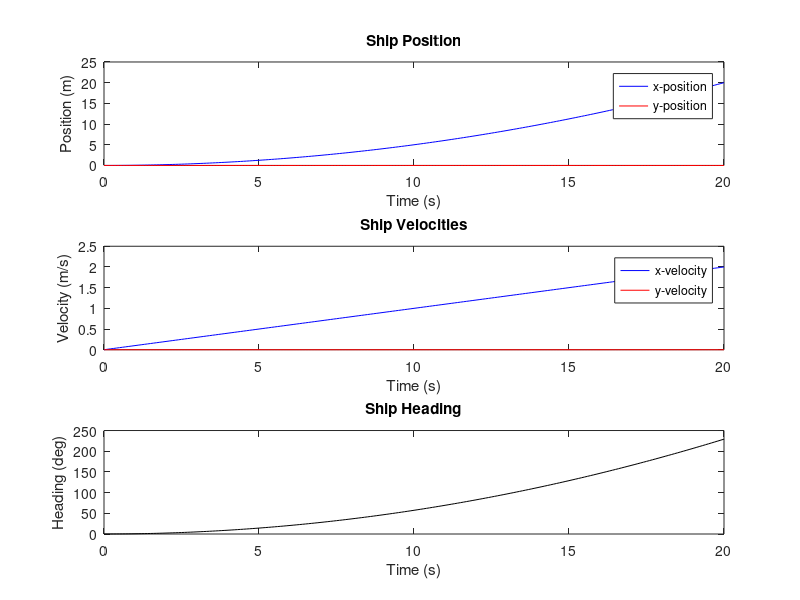

Here is the MATLAB script that generated this plot:
%% Dynamic Positioning Model for a Ship in 2D

% Clear workspace and command window
clear; clc;

%% Ship Parameters
m = 1000;   % Mass of the ship (kg)
I = 500;    % Yaw moment of inertia (kg*m^2)

%% State-Space Formulation
% States:
% x(1) = x-position, x(2) = y-position, x(3) = heading (psi)
% x(4) = x-velocity, x(5) = y-velocity, x(6) = yaw rate (psi_dot)
%
% Dynamics:
%   dx/dt = x_dot
%   dy/dt = y_dot
%   dpsi/dt = psi_dot
%   d(x_dot)/dt = Fx/m
%   d(y_dot)/dt = Fy/m
%   d(psi_dot)/dt = Mz/I

A = [0 0 0 1 0 0;
     0 0 0 0 1 0;
     0 0 0 0 0 1;
     0 0 0 0 0 0;
     0 0 0 0 0 0;
     0 0 0 0 0 0];

B = [0    0    0;
     0    0    0;
     0    0    0;
     1/m  0    0;
     0    1/m  0;
     0    0    1/I];

% For simplicity, assume the output y equals the full state vector:
C = eye(6);
D = zeros(6,3);

% Create the state-space system object
sys = ss(A, B, C, D);

%% Simulation Setup
% Define simulation time
tspan = 0:0.1:20;  % simulation from 0 to 20 seconds

% Initial state [x; y; psi; x_dot; y_dot; psi_dot]
initial_state = [0; 0; 0; 0; 0; 0];

%% Define Control Inputs
% Here we assume a constant force in the x-direction and a moment for turning.
% In a real DP (dynamic positioning) system, these would be computed by a controller.
u = zeros(3, length(tspan));
u(1, :) = 100;  % Constant force Fx (N)
u(3, :) = 10;   % Constant moment Mz (N*m)

%% Simulate the System
% lsim simulates the time response of the state-space system
[y, t, x] = lsim(sys, u', tspan, initial_state);

%% Plotting the Results
figure;

% Plot positions
subplot(3,1,1);
plot(t, x(:,1), 'b', t, x(:,2), 'r');
xlabel('Time (s)');
ylabel('Position (m)');
legend('x-position','y-position');
title('Ship Position');

% Plot velocities
subplot(3,1,2);
plot(t, x(:,4), 'b', t, x(:,5), 'r');
xlabel('Time (s)');
ylabel('Velocity (m/s)');
legend('x-velocity','y-velocity');
title('Ship Velocities');

% Plot heading (convert radian to degree)
subplot(3,1,3);
plot(t, x(:,3)*180/pi, 'k');
xlabel('Time (s)');
ylabel('Heading (deg)');
title('Ship Heading');
